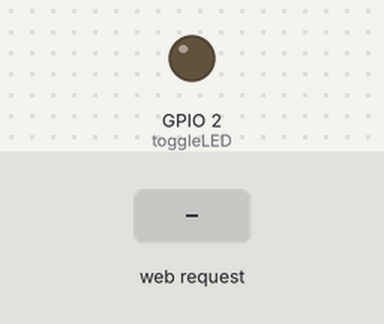
Recording of a sketch running on a simulated ESP8266 (NodeMCU). Shown: output pins drawn as LEDs (lit = HIGH). The inputs (shaded band) are chosen by the test bench. WiFi joins after 1.5 s; servers stay silent unless stated; what the sketch prints to the serial monitor is not drawn.

Above: at 2.7 s.
2.8 s: HTTP request GET /toggle received
At 3.6 s:
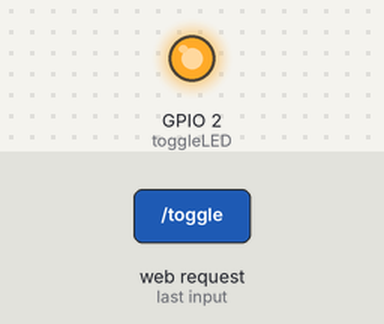
4.3 s: HTTP request GET /args received
At 4.7 s:
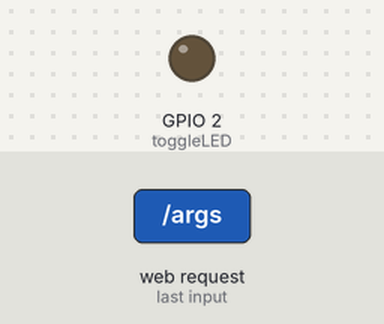
5.8 s: HTTP request GET /toggle?led=1 received
At 7.1 s:
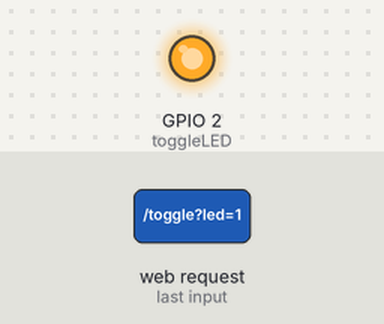
Timing chart, 0 to 8.8 s (numbered marks = the images above; inputs shaded):
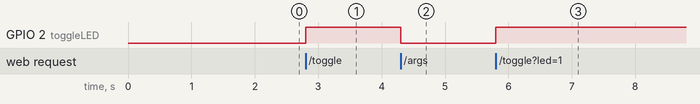

Measured:
- after the input at 2.8 s, GPIO 2 (toggleLED): LOW → HIGH at once
- after the input at 4.3 s, GPIO 2 (toggleLED): HIGH → LOW at once
- after the input at 5.8 s, GPIO 2 (toggleLED): LOW → HIGH at once

The sketch:

url_args.ino
```cpp
#include<ESP8266WiFi.h>
#include<ESP8266WebServer.h>

ESP8266WebServer server;

char* ssid = "Tenda";
char* password = "Singhsp+";

void setup() {
  pinMode(2, OUTPUT);

  WiFi.begin(ssid, password);
  Serial.begin(115200);
  while (WiFi.status() != WL_CONNECTED) {
    Serial.print(".");
    delay(500);
  }
  Serial.println("");
  Serial.print("IP Address: ");
  Serial.print(WiFi.localIP());

  server.on("/", []() {
    server.send(200, "text/plain", "Hello Clients!");
  });
  server.on("/toggle", toggleLED);
  server.on("/args", startArgs);
  server.begin();
}

void loop() {
  server.handleClient();
}

void toggleLED() {
  digitalWrite(2, !digitalRead(2));
  server.send(204, "");
}

void startArgs() {
  String val = server.arg("led");
  if (val.toInt() == 0 || val.toInt() == 1)
    digitalWrite(2, val.toInt());
  else
    server.send(200, "text/plain", "Invalid Argument, Please try 1 or 0");
  server.send(200, "text/plain", "Led set to " + val);
}
```
